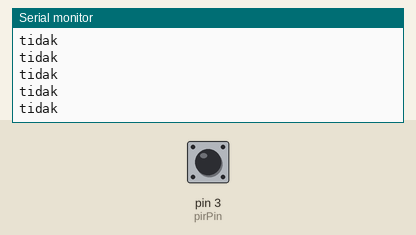
The sketch below on a simulated Arduino Uno, built with avr-gcc and run on an emulated ATmega328P. Parts: the last lines printed to the serial monitor. The test bench sets the inputs (shaded band); at power-on: pin 3 (pirPin) LOW.

Above: at 1.2 s.
1.3 s: pin 3 (pirPin) driven HIGH
At 1.8 s:
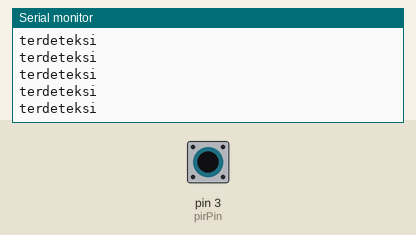
3.2 s: pin 3 (pirPin) driven LOW
At 3.8 s:
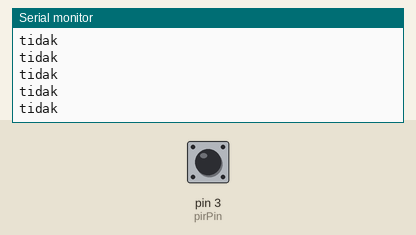
6.2 s: pin 3 (pirPin) driven HIGH
At 7.1 s:
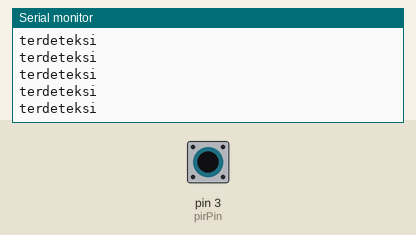
9.2 s: pin 3 (pirPin) pulsed LOW 2 times (0.12 s each, 0.3 s apart)
12.8 s: pin 3 (pirPin) pulsed LOW 5 times (0.12 s each, 0.3 s apart)
20.3 s: pin 3 (pirPin) driven LOW
At 21.2 s:
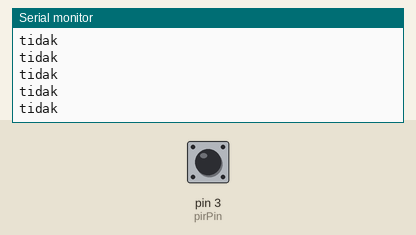

Measured:
- after the input at 1.3 s, the serial monitor: prints a new line after 0.07 s (image 1)
- after the input at 20.3 s, the serial monitor: prints a new line after 0.07 s (image 4)

The sketch:

alsecure_device.ino
```cpp
int pirPin = 3;    //the digital pin connected to the PIR sensor's output

void setup(){
  Serial.begin(9600);
  pinMode(pirPin, INPUT);
}

void loop(){
  int saklar = digitalRead(pirPin);
  if (saklar == 1){
    Serial.println("terdeteksi");
  }
  if (saklar == 0){
    Serial.println("tidak");
  }

}
```
